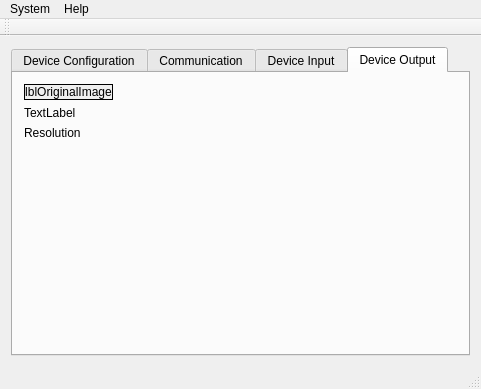
<?xml version="1.0" encoding="UTF-8"?>
<ui version="4.0">
 <class>MainWindow</class>
 <widget class="QMainWindow" name="MainWindow">
  <property name="geometry">
   <rect>
    <x>0</x>
    <y>0</y>
    <width>481</width>
    <height>389</height>
   </rect>
  </property>
  <property name="windowTitle">
   <string>SAS Tool Module</string>
  </property>
  <property name="toolButtonStyle">
   <enum>Qt::ToolButtonIconOnly</enum>
  </property>
  <widget class="QWidget" name="centralWidget">
   <layout class="QGridLayout" name="gridLayout_2">
    <item row="0" column="0">
     <widget class="QTabWidget" name="tabWidget">
      <property name="tabShape">
       <enum>QTabWidget::Rounded</enum>
      </property>
      <property name="currentIndex">
       <number>3</number>
      </property>
      <widget class="QWidget" name="tab_device_configuration">
       <attribute name="title">
        <string>Device Configuration</string>
       </attribute>
       <layout class="QGridLayout" name="gridLayout_4">
        <item row="0" column="0">
         <layout class="QFormLayout" name="formLayout_4">
          <item row="0" column="0">
           <widget class="QLabel" name="label_12">
            <property name="text">
             <string>Availables Cameras</string>
            </property>
           </widget>
          </item>
          <item row="0" column="1">
           <widget class="QComboBox" name="cbAvailableCameras"/>
          </item>
          <item row="1" column="0">
           <widget class="QCheckBox" name="cbResize">
            <property name="text">
             <string>Resize Image</string>
            </property>
            <property name="checked">
             <bool>true</bool>
            </property>
           </widget>
          </item>
          <item row="2" column="0">
           <widget class="QCheckBox" name="cbCompress">
            <property name="text">
             <string>Compress Image</string>
            </property>
            <property name="checked">
             <bool>false</bool>
            </property>
           </widget>
          </item>
          <item row="2" column="1">
           <widget class="QSlider" name="hsCompression">
            <property name="minimum">
             <number>10</number>
            </property>
            <property name="maximum">
             <number>101</number>
            </property>
            <property name="value">
             <number>50</number>
            </property>
            <property name="orientation">
             <enum>Qt::Horizontal</enum>
            </property>
           </widget>
          </item>
          <item row="3" column="0">
           <widget class="QRadioButton" name="rbJpg">
            <property name="text">
             <string>JPG</string>
            </property>
            <property name="checked">
             <bool>true</bool>
            </property>
           </widget>
          </item>
          <item row="3" column="1">
           <widget class="QRadioButton" name="rbPng">
            <property name="text">
             <string>PNG</string>
            </property>
           </widget>
          </item>
          <item row="4" column="0">
           <widget class="QLabel" name="label_13">
            <property name="text">
             <string>FPS (ms)</string>
            </property>
            <property name="alignment">
             <set>Qt::AlignCenter</set>
            </property>
           </widget>
          </item>
          <item row="4" column="1">
           <widget class="QLineEdit" name="leFPS">
            <property name="text">
             <string>50</string>
            </property>
           </widget>
          </item>
          <item row="1" column="1">
           <widget class="QSlider" name="hsResize">
            <property name="minimum">
             <number>10</number>
            </property>
            <property name="maximum">
             <number>100</number>
            </property>
            <property name="pageStep">
             <number>10</number>
            </property>
            <property name="value">
             <number>50</number>
            </property>
            <property name="orientation">
             <enum>Qt::Horizontal</enum>
            </property>
           </widget>
          </item>
         </layout>
        </item>
       </layout>
      </widget>
      <widget class="QWidget" name="tab_communication">
       <attribute name="title">
        <string>Communication</string>
       </attribute>
       <layout class="QVBoxLayout" name="verticalLayout_2">
        <item>
         <widget class="QToolBox" name="toolBox">
          <property name="contextMenuPolicy">
           <enum>Qt::DefaultContextMenu</enum>
          </property>
          <property name="currentIndex">
           <number>2</number>
          </property>
          <widget class="QWidget" name="page">
           <property name="geometry">
            <rect>
             <x>0</x>
             <y>0</y>
             <width>361</width>
             <height>191</height>
            </rect>
           </property>
           <attribute name="label">
            <string>Shared Memory</string>
           </attribute>
           <layout class="QFormLayout" name="formLayout">
            <item row="0" column="0">
             <widget class="QCheckBox" name="checkBox_shm_enable">
              <property name="text">
               <string>Enable</string>
              </property>
              <property name="checked">
               <bool>true</bool>
              </property>
             </widget>
            </item>
            <item row="0" column="1">
             <widget class="QLabel" name="label_shm_status">
              <property name="font">
               <font>
                <family>Eras Bold ITC</family>
                <pointsize>10</pointsize>
                <weight>50</weight>
                <bold>false</bold>
               </font>
              </property>
              <property name="text">
               <string>Shared Memory Communication OFF</string>
              </property>
             </widget>
            </item>
            <item row="1" column="0">
             <widget class="QLabel" name="label">
              <property name="text">
               <string>Base Name</string>
              </property>
             </widget>
            </item>
            <item row="1" column="1">
             <widget class="QLineEdit" name="lineEdit_shm_baseName">
              <property name="text">
               <string>baseName</string>
              </property>
             </widget>
            </item>
            <item row="2" column="0">
             <widget class="QLabel" name="label_2">
              <property name="text">
               <string>Number</string>
              </property>
             </widget>
            </item>
            <item row="2" column="1">
             <widget class="QSpinBox" name="spinBox_shm_number"/>
            </item>
            <item row="3" column="0">
             <widget class="QLabel" name="label_3">
              <property name="text">
               <string>Input Name</string>
              </property>
             </widget>
            </item>
            <item row="3" column="1">
             <widget class="QLineEdit" name="lineEdit_shm_inputName">
              <property name="text">
               <string>baseName_input_1</string>
              </property>
             </widget>
            </item>
            <item row="4" column="0">
             <widget class="QLabel" name="label_4">
              <property name="text">
               <string>Output Name</string>
              </property>
             </widget>
            </item>
            <item row="4" column="1">
             <widget class="QLineEdit" name="lineEdit_shm_outputName">
              <property name="text">
               <string>baseName_output_1</string>
              </property>
             </widget>
            </item>
            <item row="5" column="0">
             <widget class="QLabel" name="label_5">
              <property name="text">
               <string>Configuration Name</string>
              </property>
             </widget>
            </item>
            <item row="5" column="1">
             <widget class="QLineEdit" name="lineEdit_shm_configName">
              <property name="text">
               <string>baseName_configuration_1</string>
              </property>
             </widget>
            </item>
            <item row="6" column="0">
             <widget class="QLabel" name="label_14">
              <property name="text">
               <string>Update Rate [ms]</string>
              </property>
             </widget>
            </item>
            <item row="6" column="1">
             <widget class="QLineEdit" name="lineEdit_shm_updateRate">
              <property name="text">
               <string>50</string>
              </property>
             </widget>
            </item>
           </layout>
          </widget>
          <widget class="QWidget" name="page_2">
           <property name="geometry">
            <rect>
             <x>0</x>
             <y>0</y>
             <width>229</width>
             <height>143</height>
            </rect>
           </property>
           <attribute name="label">
            <string>TCP</string>
           </attribute>
           <layout class="QVBoxLayout" name="verticalLayout_4">
            <item>
             <layout class="QHBoxLayout" name="horizontalLayout">
              <item>
               <widget class="QCheckBox" name="checkBox_tcp_Enabled">
                <property name="text">
                 <string>Enabled</string>
                </property>
                <property name="checked">
                 <bool>true</bool>
                </property>
               </widget>
              </item>
              <item>
               <widget class="QCheckBox" name="cbTcpMulticast">
                <property name="text">
                 <string>Multicast</string>
                </property>
               </widget>
              </item>
              <item>
               <widget class="QCheckBox" name="cbTcpBroadcast">
                <property name="text">
                 <string>Broadcast</string>
                </property>
               </widget>
              </item>
             </layout>
            </item>
            <item>
             <layout class="QFormLayout" name="formLayout_2">
              <item row="0" column="0">
               <widget class="QLabel" name="label_6">
                <property name="text">
                 <string>Local Addres</string>
                </property>
               </widget>
              </item>
              <item row="0" column="1">
               <widget class="QComboBox" name="cbTcpLocalAddres">
                <property name="editable">
                 <bool>true</bool>
                </property>
               </widget>
              </item>
              <item row="1" column="0">
               <widget class="QLabel" name="label_10">
                <property name="text">
                 <string>Remote Addres</string>
                </property>
               </widget>
              </item>
              <item row="2" column="0">
               <widget class="QLabel" name="label_7">
                <property name="text">
                 <string>Port</string>
                </property>
               </widget>
              </item>
              <item row="1" column="1">
               <widget class="QLineEdit" name="leTcpRemoteAddres">
                <property name="text">
                 <string>0.0.0.0</string>
                </property>
               </widget>
              </item>
              <item row="2" column="1">
               <widget class="QLineEdit" name="leTcpPort">
                <property name="text">
                 <string>1234</string>
                </property>
               </widget>
              </item>
              <item row="3" column="0">
               <widget class="QLabel" name="label_15">
                <property name="text">
                 <string>Update Rate [ms]</string>
                </property>
               </widget>
              </item>
              <item row="3" column="1">
               <widget class="QLineEdit" name="lineEdit_tcp_updateRate">
                <property name="text">
                 <string>50</string>
                </property>
               </widget>
              </item>
             </layout>
            </item>
           </layout>
          </widget>
          <widget class="QWidget" name="page_3">
           <property name="geometry">
            <rect>
             <x>0</x>
             <y>0</y>
             <width>439</width>
             <height>193</height>
            </rect>
           </property>
           <attribute name="label">
            <string>UDP</string>
           </attribute>
           <layout class="QVBoxLayout" name="verticalLayout_5">
            <item>
             <layout class="QHBoxLayout" name="horizontalLayout_2">
              <item>
               <widget class="QCheckBox" name="checkBox_udp_Enabled">
                <property name="text">
                 <string>Enabled</string>
                </property>
                <property name="checked">
                 <bool>true</bool>
                </property>
               </widget>
              </item>
              <item>
               <widget class="QCheckBox" name="checkBox_6">
                <property name="text">
                 <string>Multicast</string>
                </property>
               </widget>
              </item>
              <item>
               <widget class="QCheckBox" name="checkBox_7">
                <property name="text">
                 <string>Broadcast</string>
                </property>
                <property name="checked">
                 <bool>true</bool>
                </property>
               </widget>
              </item>
             </layout>
            </item>
            <item>
             <layout class="QFormLayout" name="formLayout_3">
              <item row="0" column="0">
               <widget class="QLabel" name="label_8">
                <property name="text">
                 <string>Local Addres</string>
                </property>
               </widget>
              </item>
              <item row="0" column="1">
               <widget class="QComboBox" name="cbUdpLocalAddres">
                <property name="editable">
                 <bool>true</bool>
                </property>
               </widget>
              </item>
              <item row="1" column="0">
               <widget class="QLabel" name="label_11">
                <property name="text">
                 <string>Remote Addres</string>
                </property>
               </widget>
              </item>
              <item row="2" column="0">
               <widget class="QLabel" name="label_9">
                <property name="text">
                 <string>Port</string>
                </property>
               </widget>
              </item>
              <item row="1" column="1">
               <widget class="QLineEdit" name="leUdpRemoteAddres">
                <property name="text">
                 <string>0.0.0.0</string>
                </property>
               </widget>
              </item>
              <item row="2" column="1">
               <widget class="QLineEdit" name="leUdpPort">
                <property name="text">
                 <string>45454</string>
                </property>
               </widget>
              </item>
              <item row="3" column="0">
               <widget class="QLabel" name="label_16">
                <property name="text">
                 <string>Update Rate [ms]</string>
                </property>
               </widget>
              </item>
              <item row="3" column="1">
               <widget class="QLineEdit" name="lineEdit_udp_updateRate">
                <property name="text">
                 <string>50</string>
                </property>
               </widget>
              </item>
             </layout>
            </item>
           </layout>
          </widget>
         </widget>
        </item>
       </layout>
      </widget>
      <widget class="QWidget" name="tab_device_input">
       <attribute name="title">
        <string>Device Input</string>
       </attribute>
      </widget>
      <widget class="QWidget" name="tab_device_output">
       <property name="layoutDirection">
        <enum>Qt::LeftToRight</enum>
       </property>
       <attribute name="title">
        <string>Device Output</string>
       </attribute>
       <layout class="QGridLayout" name="gridLayout_3">
        <property name="sizeConstraint">
         <enum>QLayout::SetFixedSize</enum>
        </property>
        <item row="0" column="0">
         <widget class="QLabel" name="lblImageOutput">
          <property name="autoFillBackground">
           <bool>true</bool>
          </property>
          <property name="frameShape">
           <enum>QFrame::Box</enum>
          </property>
          <property name="lineWidth">
           <number>1</number>
          </property>
          <property name="text">
           <string>lblOriginalImage</string>
          </property>
          <property name="alignment">
           <set>Qt::AlignCenter</set>
          </property>
         </widget>
        </item>
        <item row="1" column="0">
         <widget class="QLabel" name="lblOriginal">
          <property name="text">
           <string>TextLabel</string>
          </property>
         </widget>
        </item>
        <item row="2" column="0">
         <widget class="QLabel" name="lblResolution">
          <property name="text">
           <string>Resolution</string>
          </property>
         </widget>
        </item>
       </layout>
      </widget>
     </widget>
    </item>
   </layout>
  </widget>
  <widget class="QMenuBar" name="menuBar">
   <property name="geometry">
    <rect>
     <x>0</x>
     <y>0</y>
     <width>481</width>
     <height>21</height>
    </rect>
   </property>
   <widget class="QMenu" name="menuSystem">
    <property name="title">
     <string>System</string>
    </property>
    <addaction name="actionStart"/>
    <addaction name="actionStop"/>
   </widget>
   <widget class="QMenu" name="menuHelp">
    <property name="title">
     <string>Help</string>
    </property>
    <addaction name="actionInstructions"/>
    <addaction name="actionData_Structure"/>
    <addaction name="separator"/>
    <addaction name="actionAbout"/>
   </widget>
   <addaction name="menuSystem"/>
   <addaction name="menuHelp"/>
  </widget>
  <widget class="QToolBar" name="mainToolBar">
   <attribute name="toolBarArea">
    <enum>TopToolBarArea</enum>
   </attribute>
   <attribute name="toolBarBreak">
    <bool>false</bool>
   </attribute>
  </widget>
  <widget class="QStatusBar" name="statusBar"/>
  <action name="actionStart">
   <property name="text">
    <string>Start</string>
   </property>
  </action>
  <action name="actionStop">
   <property name="text">
    <string>Stop</string>
   </property>
  </action>
  <action name="actionInstructions">
   <property name="text">
    <string>Instructions</string>
   </property>
  </action>
  <action name="actionData_Structure">
   <property name="text">
    <string>Data Structure</string>
   </property>
  </action>
  <action name="actionAbout">
   <property name="text">
    <string>About</string>
   </property>
  </action>
 </widget>
 <layoutdefault spacing="6" margin="11"/>
 <resources/>
 <connections/>
</ui>
